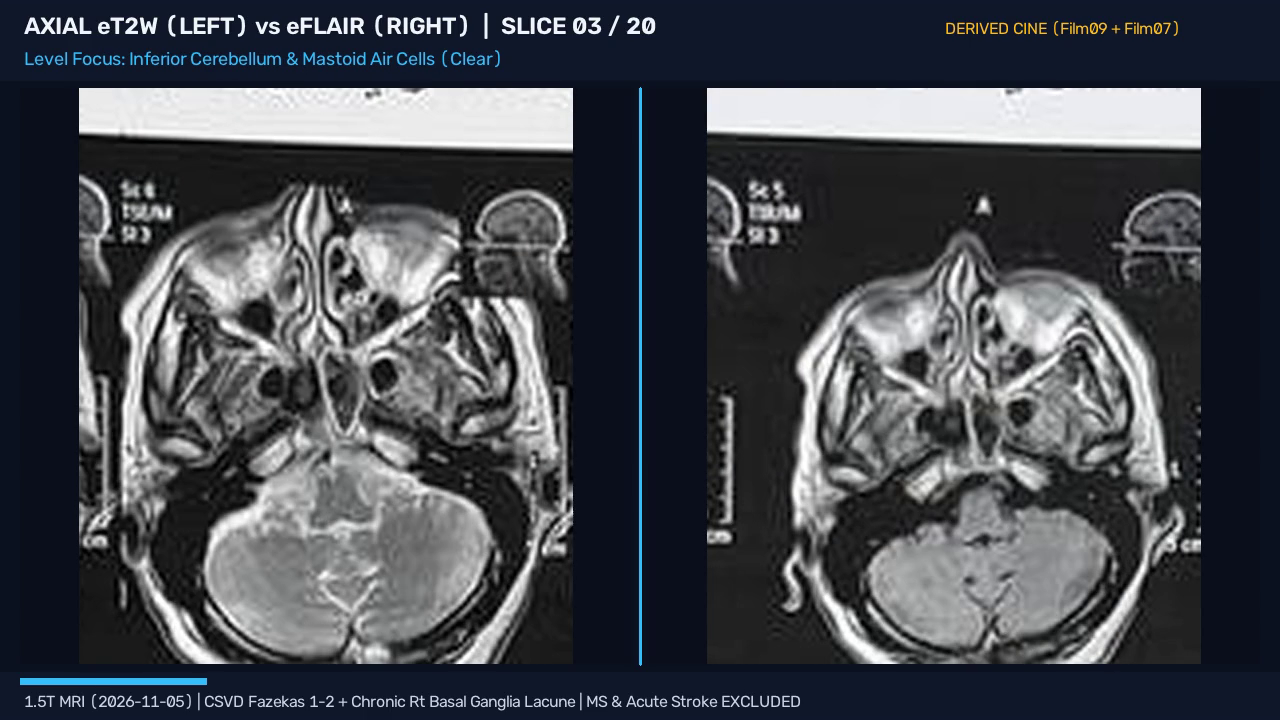
#> input picture frame 68 of 01_Structured_and_Renamed_Inputs/01_Neuroimaging_MRI_MRA_MRV_Videos/MRI_2026-11-05_Video02_DerivedCine_Axial_T2_FLAIR_BasalGanglia_CSVD.mp4, 1280 x 720 px, given in place of 1_3D_TOF_Axial_Source_Slices_Sc11_T1FFE_LtEyeSiliconeOil.mov, which was not available
$ python skill_video_frame_extractor.py
#> lines starting #> are read from the running program, lines starting #| are printed output that depends on the picture
#!/usr/bin/env python3
"""
Skill 2: High-Density Neuroimaging & PDF Page Extractor
1. Extracts and deduplicates all unique 1.0-mm axial source slices from the MRA 3D TOF
   DICOM viewer cine video (Video01), naming each frame semantically as lossless PNG.
2. Builds contact sheets across the Z-stack for rapid radiological inspection.
3. Auto-orients (correcting 90/180 deg capture rotations) and converts all 10 MRI/MRA/MRV
   film sheets into upright lossless PNGs organized by sequence subfolder.
4. Renders all pages of the 3-page Radiology PDF and 29-page Holter ECG PDF at 200 DPI.
"""

import json
import math
from pathlib import Path

import cv2
import numpy as np
import pymupdf
from PIL import Image

WORKSPACE_ROOT = Path(r"d:\mum")
INPUTS_DIR = WORKSPACE_ROOT / "01_Structured_and_Renamed_Inputs"
VIDEOS_DIR = INPUTS_DIR / "01_Neuroimaging_MRI_MRA_MRV_Videos"
FRAMES_ROOT = INPUTS_DIR / "02_Extracted_and_Enhanced_MRI_Frames"
HOLTER_DIR = INPUTS_DIR / "06_Cardiology_24h_Holter_ECG"

OUT_AXIAL = FRAMES_ROOT / "01_Axial_T1_T2_FLAIR_Brain_and_BasalGanglia"
OUT_MRA = FRAMES_ROOT / "02_MRA_Intracranial_Arteries"
OUT_MRV = FRAMES_ROOT / "03_MRV_Venous_Sinuses_and_Left_IJV"


def extract_unique_video_slices(video_path: Path, out_dir: Path, diff_thresh: float = 2.8) -> list[dict]:
    """Extract unique axial slices from cine screen recording by comparing the brain ROI."""
#> called with diff_thresh = 2.8
    out_dir.mkdir(parents=True, exist_ok=True)
    cap = cv2.VideoCapture(str(video_path))
    if not cap.isOpened():
        raise RuntimeError(f"Could not open video: {video_path}")

    fps = cap.get(cv2.CAP_PROP_FPS) or 30.0
    total_raw = int(cap.get(cv2.CAP_PROP_FRAME_COUNT))

    prev_roi = None
    saved_frames = []
    raw_idx = 0
    unique_idx = 0

    while True:
        ret, frame = cap.read()
#> frame is the input picture: shape (720, 1280, 3); mean B, G, R 79.6, 73.2, 70
        if not ret:
            break
        raw_idx += 1
        h, w = frame.shape[:2]
#> h = 720; w = 1280
        # Central brain image region (excludes bottom slider & top OS bar, keeps slice text)
        roi = cv2.cvtColor(frame[int(h * 0.16) : int(h * 0.80), int(w * 0.05) : int(w * 0.95)], cv2.COLOR_BGR2GRAY)
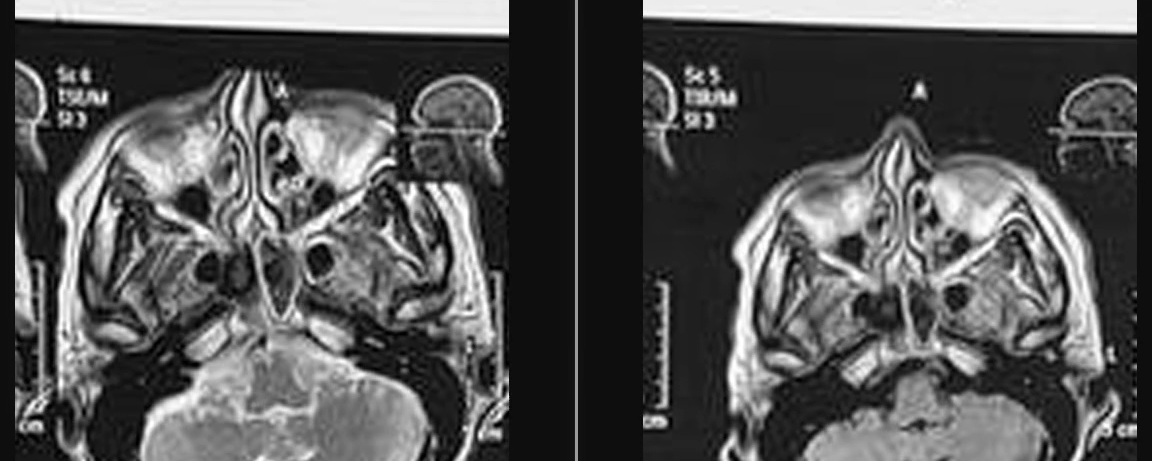
#> roi: shape (461, 1152); min 0, max 255, mean 85.5
        roi_small = cv2.resize(roi, (160, 200), interpolation=cv2.INTER_AREA).astype(np.float32)
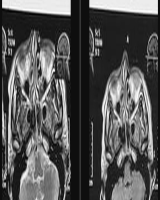
#> roi_small: shape (200, 160) float32; min 2, max 253, mean 85.5

        is_new = False
        mad = 999.0
        if prev_roi is None:
            is_new = True
        else:
            mad = float(np.mean(np.abs(roi_small - prev_roi)))
            if mad >= diff_thresh:
                is_new = True

        if is_new:
            unique_idx += 1
            fname = f"MRA_2026-11-05_Video01_3D_TOF_Frame_{unique_idx:04d}_Axial_SourceSlice.png"
            out_path = out_dir / fname
            cv2.imwrite(str(out_path), frame)
            saved_frames.append(
                {
                    "unique_index": unique_idx,
                    "raw_frame_index": raw_idx,
                    "timestamp_sec": round((raw_idx - 1) / fps, 3),
                    "mad_from_prev": round(mad, 2),
                    "filename": fname,
                }
            )
            prev_roi = roi_small

    cap.release()

    # Build a curated contact sheet (up to 48 evenly spaced unique slices across the volume)
    if saved_frames:
        sample_count = min(48, len(saved_frames))
        indices = np.linspace(0, len(saved_frames) - 1, sample_count, dtype=int)
        cols = 8
        rows = math.ceil(sample_count / cols)
        thumb_w, thumb_h = 270, 480
        sheet = Image.new("RGB", (cols * thumb_w, rows * thumb_h), (12, 12, 12))
        for grid_i, s_idx in enumerate(indices):
            fpath = out_dir / saved_frames[s_idx]["filename"]
            im = Image.open(fpath).convert("RGB").resize((thumb_w, thumb_h), Image.Resampling.LANCZOS)
            r = grid_i // cols
            c = grid_i % cols
            sheet.paste(im, (c * thumb_w, r * thumb_h))
        sheet.save(out_dir.parent / "MRA_2026-11-05_Video01_48Slice_ZStack_ContactSheet.png")

    return {
        "total_raw_frames": total_raw,
        "fps": round(fps, 2),
        "unique_slices_extracted": len(saved_frames),
        "slices": saved_frames,
    }


# [51 lines left out: functions orient_and_export_films, render_pdf_pages, not called in this run]


def main() -> None:
    video_path = VIDEOS_DIR / "MRA_2026-11-05_Video01_3D_TOF_Axial_Source_Slices_Sc11_T1FFE_LtEyeSiliconeOil.mov"
    video_meta = extract_unique_video_slices(video_path, OUT_MRA / "Video01_Source_Slices", diff_thresh=2.8)
    films_meta = orient_and_export_films()

    rad_pdf = VIDEOS_DIR / "RAD_2026-11-05_MRI_MRA_MRV_Brain_Report_PortSaeedMilitary_DrGhadaAwad.pdf"
    rad_pages = render_pdf_pages(
        rad_pdf,
        VIDEOS_DIR / "Report_Pages",
        [
            "RAD_2026-11-05_Report_Page01_MRI_Brain.png",
            "RAD_2026-11-05_Report_Page02_MRA_Cerebral.png",
            "RAD_2026-11-05_Report_Page03_MRV_Cerebral.png",
        ],
        dpi=200,
    )

    holter_pdf = HOLTER_DIR / "CARD_2026-11-05_Holter24h_Complete_29Pages_Summary_HRV_and_FullDisclosure.pdf"
    holter_names = [
        "CARD_2026-11-05_Holter24h_Page01_ReportSummary.png",
        "CARD_2026-11-05_Holter24h_Page02_24HourTrends.png",
        "CARD_2026-11-05_Holter24h_Page03_AbsoluteSTAnalysis.png",
        "CARD_2026-11-05_Holter24h_Page04_QTc_QT_3CH_Analysis.png",
        "CARD_2026-11-05_Holter24h_Page05_HeartRateVariability_HRV.png",
    ] + [
        f"CARD_2026-11-05_Holter24h_Page{p:02d}_FullDisclosure_Hour{(9 + p - 6) % 24:02d}00.png"
        for p in range(6, 30)
    ]
    holter_pages = render_pdf_pages(holter_pdf, HOLTER_DIR / "Extracted_Pages", holter_names, dpi=200)

    summary = {
        "video_extraction": {
            "total_raw_frames": video_meta["total_raw_frames"],
            "fps": video_meta["fps"],
            "unique_slices_extracted": video_meta["unique_slices_extracted"],
            "sample_slices": video_meta["slices"][:10],
        },
        "upright_films_exported": films_meta,
        "radiology_report_pages": rad_pages,
        "holter_pages_rendered": len(holter_pages),
    }

    meta_out = FRAMES_ROOT / "extraction_metadata.json"
    with meta_out.open("w", encoding="utf-8") as f:
        json.dump(
            {
                "video_extraction": video_meta,
                "upright_films_exported": films_meta,
                "radiology_report_pages": rad_pages,
                "holter_pages": holter_pages,
            },
            f,
            indent=2,
        )

    print(json.dumps(summary, indent=2))


if __name__ == "__main__":
    main()

$ run again, starting later in the video
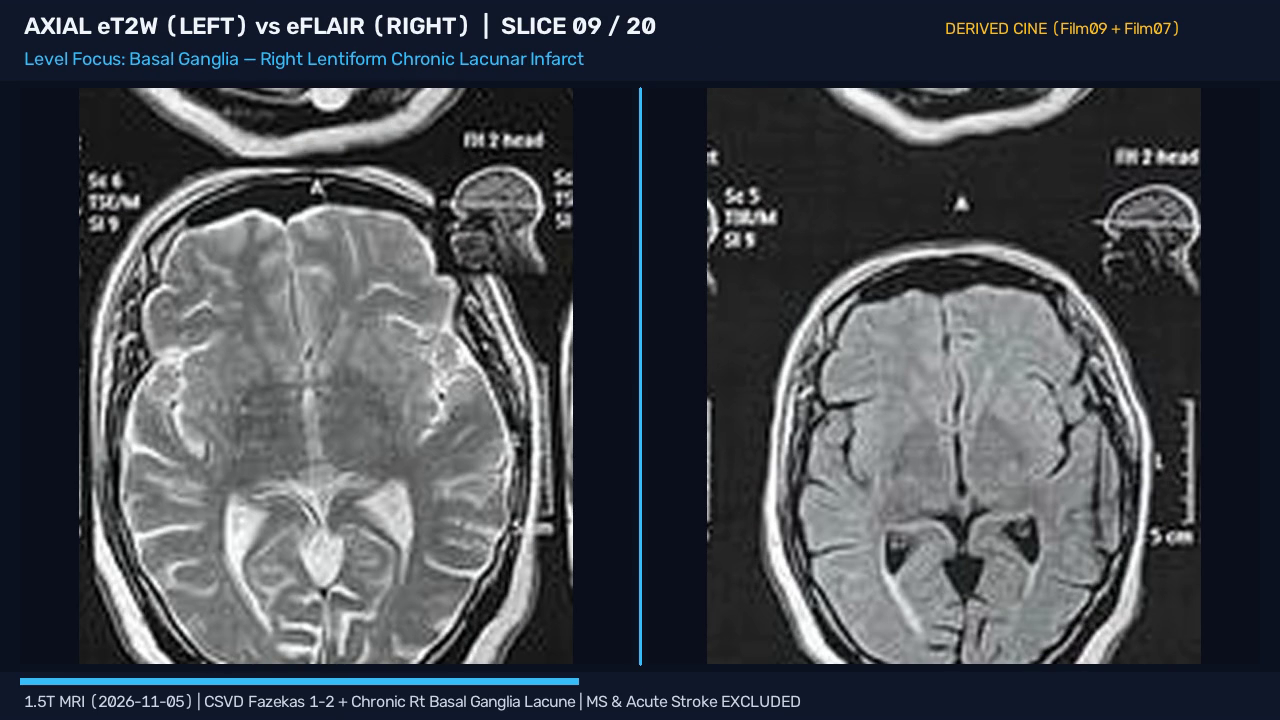
#> input picture frame 309 of 01_Structured_and_Renamed_Inputs/01_Neuroimaging_MRI_MRA_MRV_Videos/MRI_2026-11-05_Video02_DerivedCine_Axial_T2_FLAIR_BasalGanglia_CSVD.mp4, 1280 x 720 px, given in place of 1_3D_TOF_Axial_Source_Slices_Sc11_T1FFE_LtEyeSiliconeOil.mov, which was not available
#> in extract_unique_video_slices, frame is the input picture: shape (720, 1280, 3); mean B, G, R 78.5, 72.1, 68.2
#> in extract_unique_video_slices, `roi = cv2.cvtColor(frame[int(h * 0.16) : int(h * 0.80), int(w * 0.05) ..`:
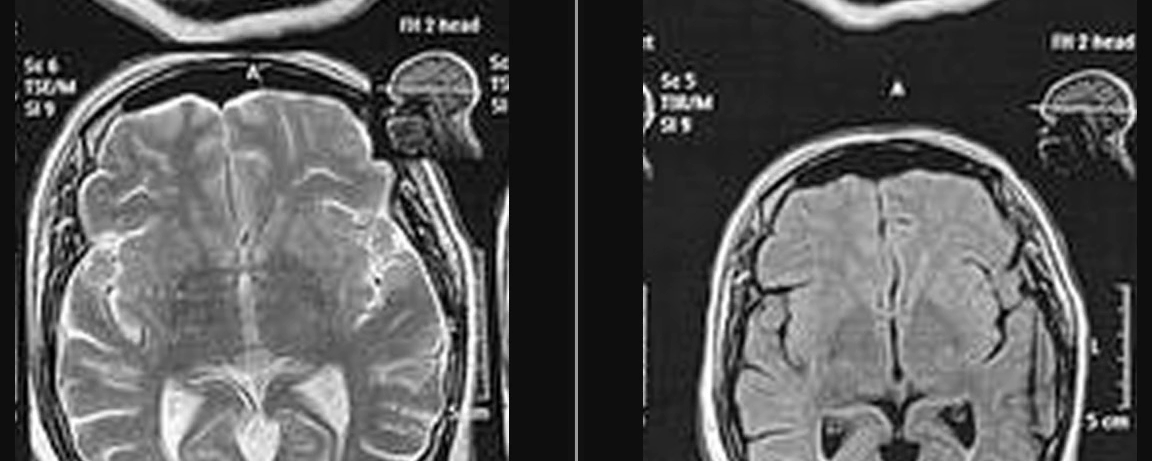
#> roi: shape (461, 1152); min 0, max 255, mean 88
#> in extract_unique_video_slices, `roi_small = cv2.resize(roi, (160, 200), interpolation=cv2.INTER_AREA)...`:
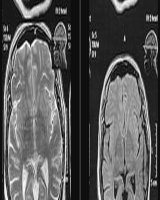
#> roi_small: shape (200, 160) float32; min 3, max 252, mean 88

$ run again, starting later in the video
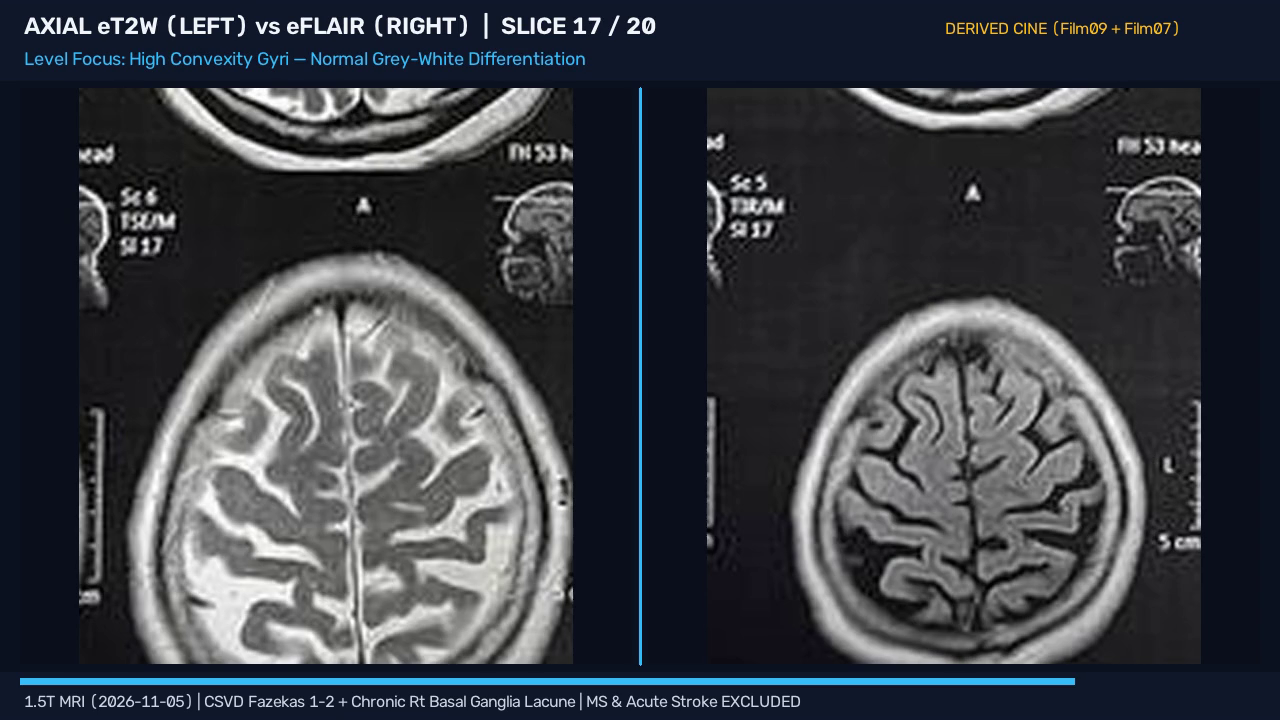
#> input picture frame 550 of 01_Structured_and_Renamed_Inputs/01_Neuroimaging_MRI_MRA_MRV_Videos/MRI_2026-11-05_Video02_DerivedCine_Axial_T2_FLAIR_BasalGanglia_CSVD.mp4, 1280 x 720 px, given in place of 1_3D_TOF_Axial_Source_Slices_Sc11_T1FFE_LtEyeSiliconeOil.mov, which was not available
#> in extract_unique_video_slices, frame is the input picture: shape (720, 1280, 3); mean B, G, R 70.1, 63.5, 59.9
#> in extract_unique_video_slices, `roi = cv2.cvtColor(frame[int(h * 0.16) : int(h * 0.80), int(w * 0.05) ..`:
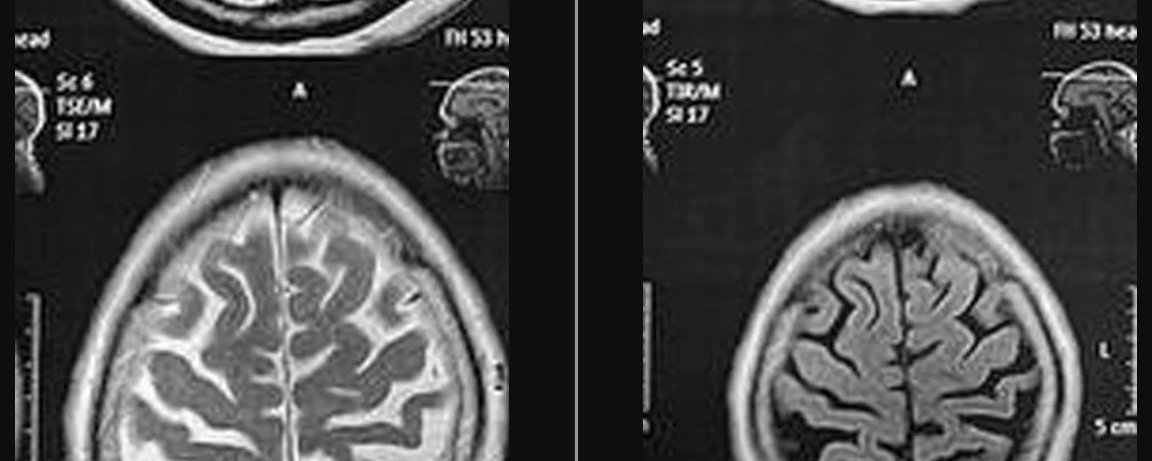
#> roi: shape (461, 1152); min 0, max 255, mean 72.9
#> in extract_unique_video_slices, `roi_small = cv2.resize(roi, (160, 200), interpolation=cv2.INTER_AREA)...`:
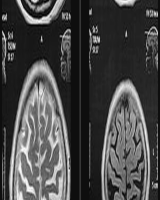
#> roi_small: shape (200, 160) float32; min 2, max 252, mean 72.9
